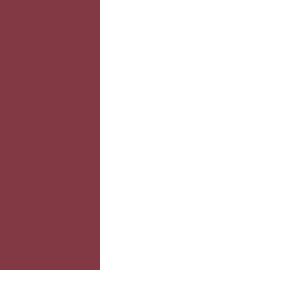
Frame 1 (no input)
Frame 60 (the mouse pressed at the canvas centre just before this capture): identical to frame 1, image omitted
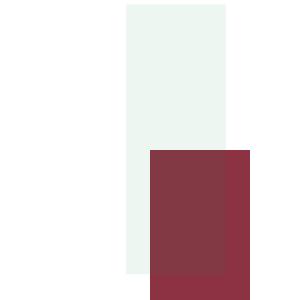
Frame 120 (the mouse held since frame 60 and released just before this capture)

The Processing sketch that drew these frames (run headless with seeded random() and noise(); from frame 60 on, the mouse is pressed at the canvas centre):

// Processing sketch: processing_164851
// ── processing_164851.pde

float x = 0.0;
float y = 0;
float easing = 0.03;


void setup (){
  size (300, 300);
 smooth ();
 background (255);
 noStroke ();
 
}

void draw (){
  background (255);
  float targetX = mouseX;
  float targetY = mouseY;
  x += (targetX - x) * easing;
  y =+ (targetY- y) * easing;
  fill (140, 50, 67);
  rect (mouseX, mouseY, 100, 270);
  fill (30, 140, 76, 20);
  rect (x, y, 100, 270);
  
}

  
